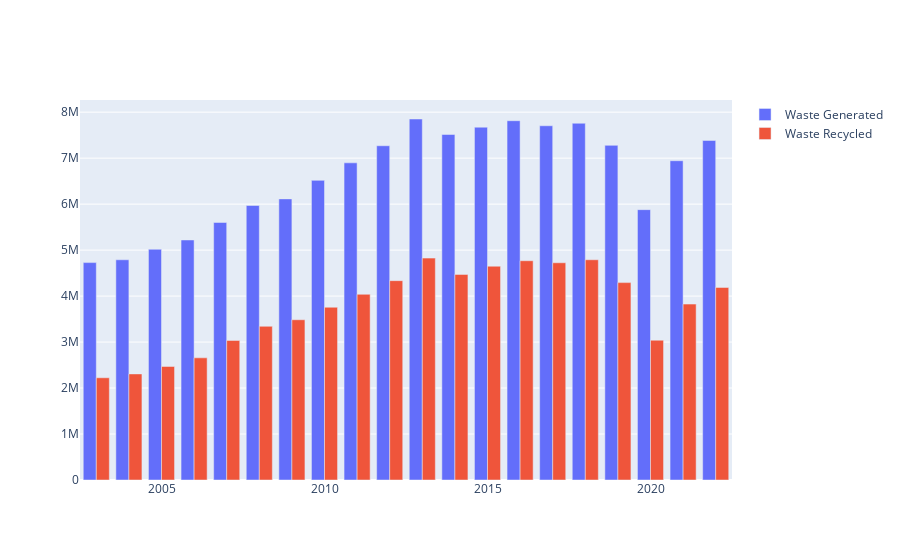

The notebook cell saved with this chart:
### Code cell
data = data.sort_values(by="year")
overall = data[(data["waste_type"] == "Overall") | (data["waste_type"] == "Total")]


fig = go.Figure()

fig.add_trace(
    go.Bar(
        x=overall["year"],
        y=overall["total_waste_generated_tonne"],
        name="Waste Generated",
    )
)

fig.add_trace(
    go.Bar(
        x=overall["year"],
        y=overall["total_waste_recycled_tonne"],
        name="Waste Recycled",
    )
)

fig.show()

### Figure 1 — Plotly figure (JSON) as saved in the notebook; plotly's stock layout.template omitted (floating-point values rounded to 4 significant figures)
{"data": [{"name": "Waste Generated", "type": "bar", "x": [2003, 2004, 2005, 2006, 2007, 2008, 2009, 2010, 2011, 2012, 2013, 2014, 2015, 2016, 2017, 2018, 2019, 2020, 2021, 2022], "y": [4728200, 4789700, 5018200, 5220500, 5600800, 5970200, 6114100, 6517000, 6898300, 7269500, 7851500, 7514500, 7673500, 7814200, 7704300, 7759000, 7278000, 5880000, 6944000, 7385000]}, {"name": "Waste Recycled", "type": "bar", "x": [2003, 2004, 2005, 2006, 2007, 2008, 2009, 2010, 2011, 2012, 2013, 2014, 2015, 2016, 2017, 2018, 2019, 2020, 2021, 2022], "y": [2223200, 2307100, 2469400, 2656900, 3034800, 3342600, 3485200, 3757500, 4038800, 4335600, 4825900, 4471100, 4649700, 4769000, 4724300, 4790000, 4293000, 3040000, 3826000, 4188000]}], "layout": {}}
